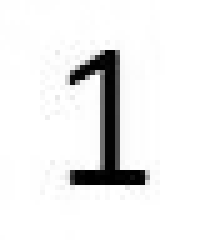
#> input picture assets/test2.JPG, 40 x 50 px, found by its file name (shown 5 times larger); its folder holds 5 pictures in this run
$ python main.py
#> lines starting #> are read from the running program, lines starting #| are printed output that depends on the picture
### image.py
from skimage import io
from skimage.transform import resize
import matplotlib.pyplot as plt
import numpy as np

class Image:
    def __init__(self):
        """Initialisation d'une image composee d'un tableau numpy 2D vide
        (pixels) et de 2 dimensions (H = height et W = width) mises a 0
        """
        self.pixels = None
        self.H = 0
        self.W = 0


    def set_pixels(self, tab_pixels):
        """ Remplissage du tableau pixels de l'image self avec un tableau 2D (tab_pixels)
        et affectation des dimensions de l'image self avec les dimensions
        du tableau 2D (tab_pixels)
        """
        self.pixels = tab_pixels
        self.H, self.W = self.pixels.shape


    def load(self, file_name):
        """ Lecture d'un image a partir d'un fichier de nom "file_name"""
#> called with file_name = '../assets/test2.JPG'
        self.pixels = io.imread(file_name)
#> self.pixels is the input picture: shape (50, 40); min 0, max 255, mean 236.1
        self.H,self.W = self.pixels.shape
#> self.H = 50; self.W = 40
        print("lecture image : " + file_name + " (" + str(self.H) + "x" + str(self.W) + ")")
#| lecture image : ../assets/test2.JPG (50x40)


    def display(self, window_name):
        """Affichage a l'ecran d'une image"""
        fig = plt.figure(window_name)
        if (not (self.pixels is None)):
            io.imshow(self.pixels)
            io.show()
        else:
            print("L'image est vide. Rien à afficher")


    #==============================================================================
    # Methode de binarisation
    # 2 parametres :
    #   self : l'image a binariser
    #   S : le seuil de binarisation
    #   on retourne une nouvelle image binarisee
    #==============================================================================
    def binarisation(self, S):
#> called with S = 70
        im_bin=Image()
        im_bin.H=self.H
        im_bin.W=self.W
        im_bin.set_pixels(np.zeros((self.H, self.W), dtype=np.uint8))
        for h in range(im_bin.H):
            for w in range(im_bin.W):
                if self.pixels[h][w]<S:
                    im_bin.pixels[h][w]=0
                elif self.pixels[h][w]>=S:
                    im_bin.pixels[h][w]=255
#> call 2 of display, with window_name = 'Image binarisee'
#> in display (call 2), `io.show()`:
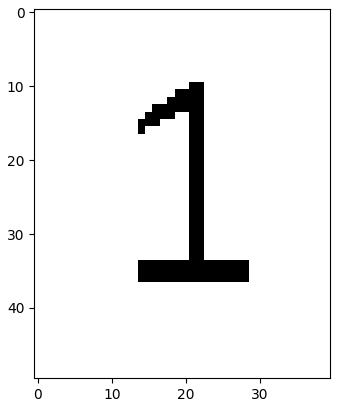
#> figure drawn by matplotlib, 1 panel
        return im_bin


    #==============================================================================
    # Dans une image binaire contenant une forme noire sur un fond blanc
    # la methode 'localisation' permet de limiter l'image au rectangle englobant
    # la forme noire
    # 1 parametre :
    #   self : l'image binaire que l'on veut recadrer
    #   on retourne une nouvelle image recadree
    #==============================================================================
    def localisation(self):
        c_min = self.W
        c_max = 0
        l_min = self.H
        l_max = 0
        for i in range(self.H):
            for j in range(self.W):
                if self.pixels[i][j]==0:
                    if j<c_min:
                        c_min=j
                    if j>c_max:
                        c_max=j
                    if i<l_min:
                        l_min=i
                    if i>l_max:
                        l_max=i
#> call 3 of display, with window_name = 'Image localisee'
#> in display (call 3), `io.show()`:
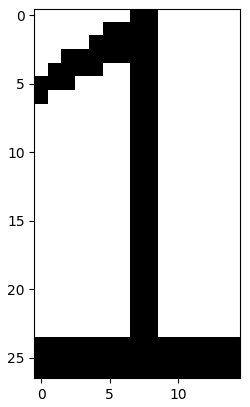
#> figure drawn by matplotlib, 1 panel
        im_loc=Image()
        im_loc.set_pixels(self.pixels[l_min:l_max+1,c_min:c_max+1])
        return im_loc


    #==============================================================================
    # Methode de redimensionnement d'image
    #==============================================================================
    def resize(self, new_H, new_W):
#> call 4 of display, with window_name = 'Image redimensionee'
#> in display (call 4), `io.show()`:
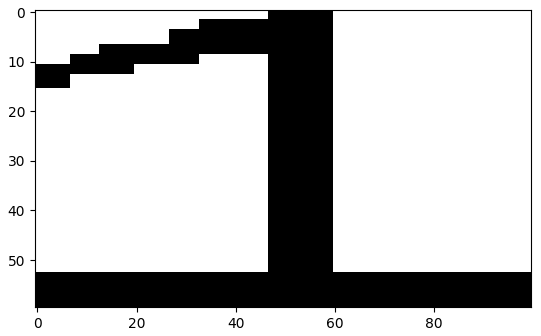
#> figure drawn by matplotlib, 1 panel
        im_resize=Image()
        im_resize.H=new_H
        im_resize.W=new_W
        pixels_resized=resize(self.pixels, (im_resize.H,im_resize.W), 0)
        im_resize.set_pixels(np.uint8(pixels_resized*255))
        return im_resize


    #==============================================================================
    # Methode de mesure de similitude entre l'image self et un modele im
    #==============================================================================
    # [8 lines left out: function similitude, not called in this run]


### reconnaissance.py
from image import Image

def lecture_modeles(chemin_dossier):
    fichiers= ['_0.png','_1.png','_2.png','_3.png','_4.png','_5.png','_6.png',
            '_7.png','_8.png','_9.png']
    liste_modeles = []
    for fichier in fichiers:
        model = Image()
        model.load(chemin_dossier + fichier)
        liste_modeles.append(model)
    return liste_modeles


# [11 lines left out: function reconnaissance_chiffre, not called in this run]


### main.py
'''
File: main.py
Created Date: Friday August 27th 2021 - 02:35pm
Author: Ammar Mian
Contact: ammar.mian@univ-smb.fr
-----
Last Modified: Mon Aug 30 2021
Modified By: Ammar Mian
-----
Copyright (c) 2021 Université Savoie Mont-Blanc
'''
import matplotlib.pyplot as plt
from image import Image
from reconnaissance import reconnaissance_chiffre, lecture_modeles


if __name__ == '__main__':

    # Variables utiles
    path_to_assets = '../assets/'
    plt.ion() # Mode interactif de matplotlib our ne pas bloquer l'éxécutions lorsque l'on fait display

    #==============================================================================
    # Lecture image et affichage
    #==============================================================================
    image = Image()
    image.load(path_to_assets + 'test2.JPG')
    image.display("Exemple d'image")

    #==============================================================================
    # Binarisation de l'image et affichage
    #==============================================================================
    S = 70
    image_binarisee = image.binarisation(S)
    image_binarisee.display("Image binarisee")

    #==============================================================================
    # Localisation de l'image et affichage
    #==============================================================================
    image_localisee = image_binarisee.localisation()
    image_localisee.display("Image localisee")

    #==============================================================================
    # Redimensionnement de l'image et affichage
    #==============================================================================
    image_resizee = image_localisee.resize(60, 100)
    image_resizee.display("Image redimensionee")

    #==============================================================================
    # Lecture modeles et reconnaissance
    #==============================================================================
#> (the run stopped early here; a loop or call above may not have finished)
